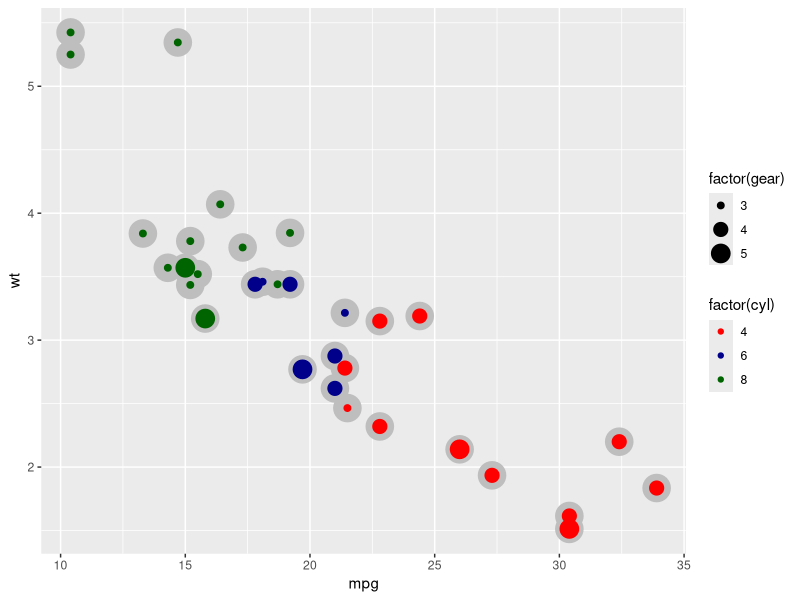

Write the R code that produced this figure.
library(ggplot2)

ggplot(data=mtcars) +
       aes(x = mpg, y = wt, color=factor(cyl), size=factor(gear)) +
       geom_point(color="gray", size=9) +
       geom_point() +
       scale_color_manual(values = c("4" = "red", "6" = "darkblue", "8" = "darkgreen"))
